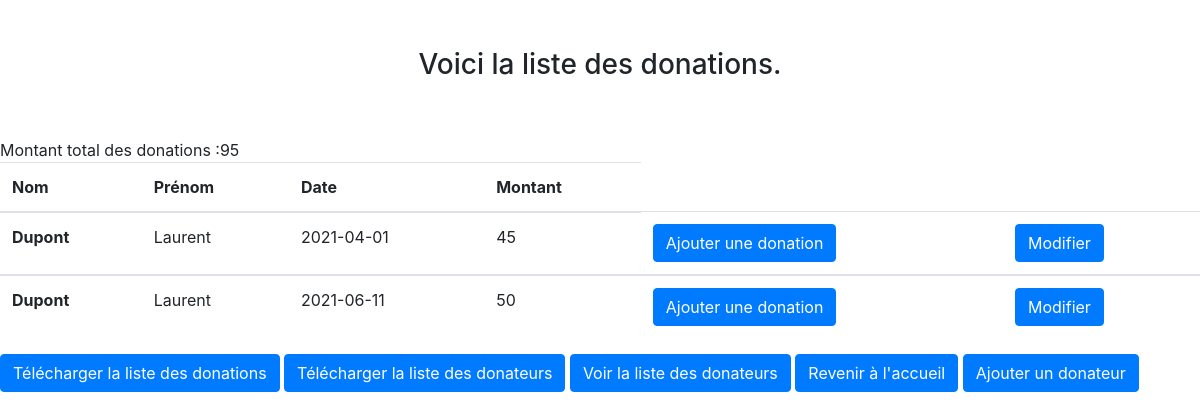
Screenshot of /listeDona.php with the database file from the repository.
### tables this page shows
CREATE TABLE IF NOT EXISTS `donation` (
  `idDonateur` int NOT NULL,
  `idDate` date NOT NULL,
  `montant` int DEFAULT NULL,
  PRIMARY KEY (`idDonateur`,`idDate`),
  KEY `fk_date` (`idDate`)
);

CREATE TABLE IF NOT EXISTS `adherents` (
  `id` int NOT NULL AUTO_INCREMENT,
  `nom` varchar(50) NOT NULL,
  `prenom` varchar(50) NOT NULL,
  `tel` char(10) NOT NULL,
  `mail` varchar(100) NOT NULL,
  `adherent` varchar(15) DEFAULT NULL,
  PRIMARY KEY (`id`)
);

### listeDona.php (the view, shortened to what this page needs)
<!doctype html>
<html lang="en">
<head>
  <link rel="stylesheet" href="bootstrap/css/font-awesome.min.css">
  <link rel="stylesheet" href="bootstrap/css/bootstrap.css">
</head>
<body>
  <br /> <br />
  <center>
    <h3>Voici la liste des donations.</h3>
  </center>
  <br /> <br />
  <?php
  $bdd = connect();
  $sql = "SELECT *
from donation JOIN adherents
on donation.idDonateur = adherents.id order by nom";
  $resultat = $bdd->query($sql);
  ?>
  <table class='table'>
    <thead>
      <tr>
        <th scope='col'>Nom</th>
        <th scope='col'>Prénom</th>
        <th scope='col'>Date</th>
        <th scope='col'>Montant</th>
      </tr>
    </thead>
    <?php
    while ($donation = $resultat->fetch(PDO::FETCH_OBJ)) {
      echo "
    <tbody>
      <tr>
        <th scope='row'>" . $donation->nom . "</th>
        <td>" . $donation->prenom . "</td>
        <td>" . $donation->idDate . "</td>
        <td>" . $donation->montant . "</td>
        <td><a href='formDonation.php?id=" . $donation->idDonateur . "' class='btn btn-primary'>Ajouter une donation</a></td>
        <td><a href='modifierDona.php?id=" . $donation->idDonateur . "' class='btn btn-primary'>Modifier</a></td>
      </tr>
      </tr>
      ";
    }
    ?>
    </tbody>
  </table>
  <a href="donacsv.php"><button type="button" class="btn btn-primary">Télécharger la liste des donations</button></a>
  <a href="adhcsv.php"><button type="button" class="btn btn-primary">Télécharger la liste des donateurs</button></a>
  <a href="listeAdh.php"><button type="button" class="btn btn-primary">Voir la liste des donateurs</button></a>
  <a href="pageAccAdmin.php"><button type="button" class="btn btn-primary">Revenir à l'accueil</button></a>
  <a href="ajouterDonateur.php"><button type="button" class="btn btn-primary">Ajouter un donateur</button></a>

### rows the page displays
donation: adherents.nom "Dupont", adherents.prenom "Laurent", idDate "2021-04-01", montant "45"
donation: adherents.nom "Dupont", adherents.prenom "Laurent", idDate "2021-06-11", montant "50"
